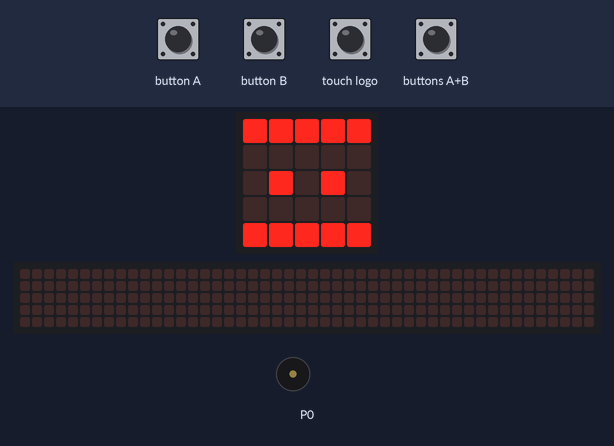
The program below on a simulated BBC micro:bit (MakeCode). Parts: the board's 5×5 LED display, a strip that is not on the board, showing the scrolling text unrolled, buzzer (waves = sounding). The test bench sets the inputs (shaded band). Random numbers come from a fixed seed; the 48×5 strip is a reading aid, not a part: it shows the text the display is scrolling, unrolled, one strip-width of it at a time.

Above: at 1.6 s.
1.7 s: touch logo pressed for 0.15 s
At 2.1 s:
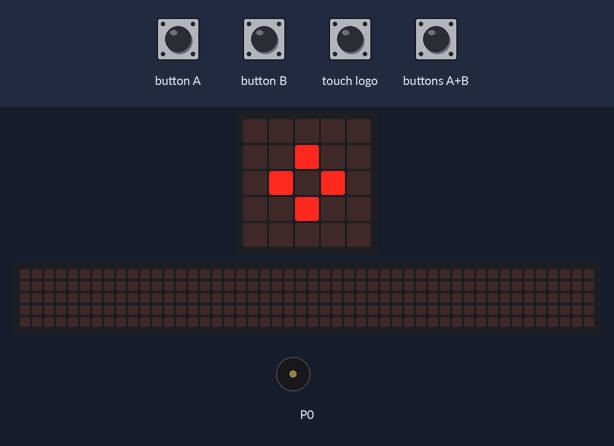
4.5 s: button A pressed for 0.15 s
5.2 s: button B pressed for 0.15 s
At 5.53 s:
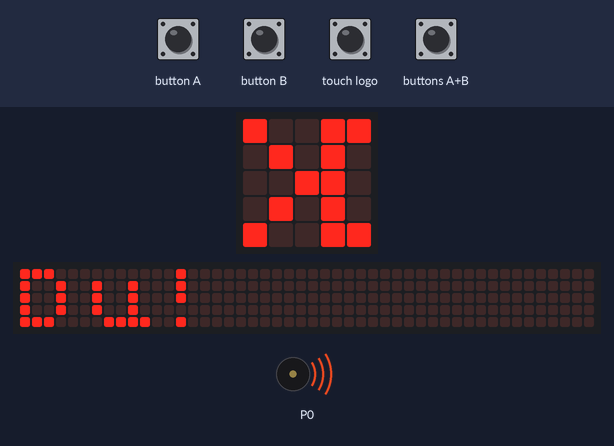
5.9 s: buttons A+B pressed for 0.15 s
At 6.13 s:
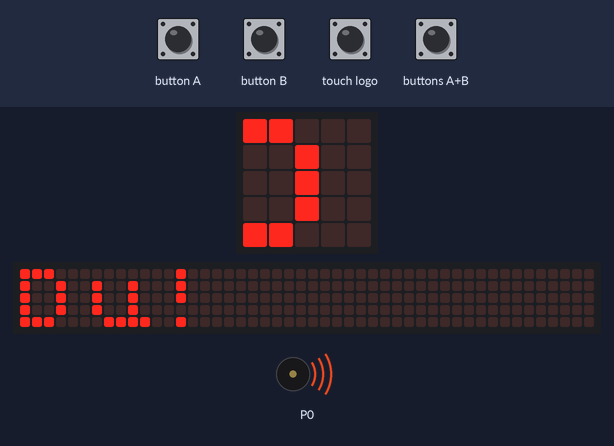
6.6 s: button A pressed for 0.15 s
At 14.4 s:
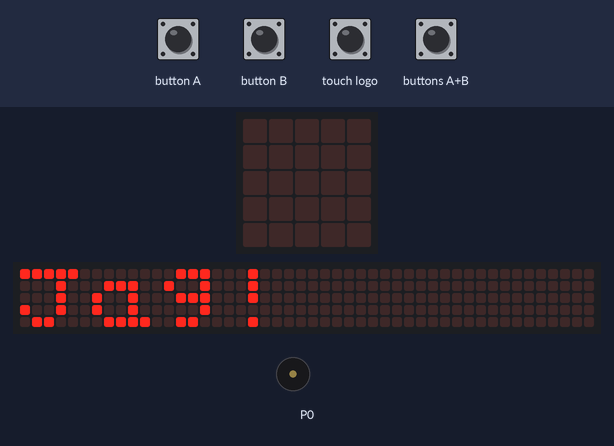
15.5 s: button A pressed for 0.15 s
At 23.9 s:
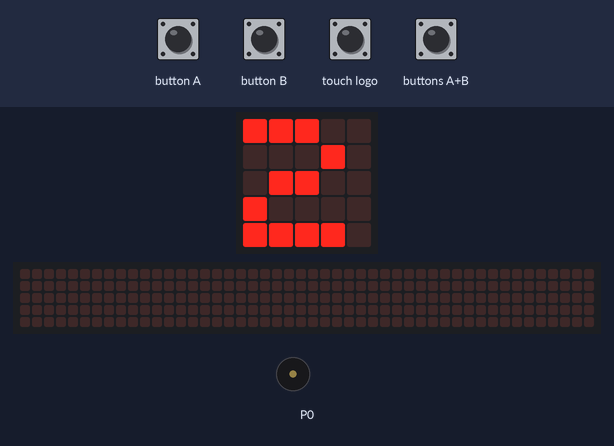
Timing chart, 0 to 25.4 s (numbered marks = the images above; inputs shaded):
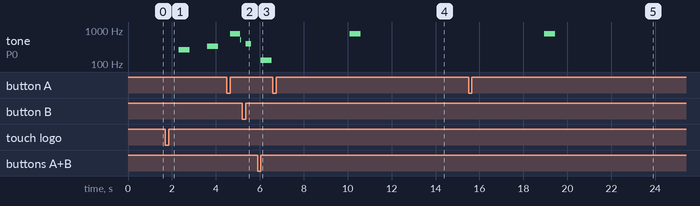

The program:

main.ts
```typescript
input.onButtonPressed(Button.A, function () {
    Poäng_Spelare += 1
    music.playTone(784, music.beat(BeatFraction.Whole))
    basic.showString("Du!")
    basic.showNumber(Poäng_Spelare)
})
function Räkna_ner () {
    basic.showIcon(IconNames.SmallDiamond)
    music.playTone(262, music.beat(BeatFraction.Whole))
    basic.pause(200)
    basic.showIcon(IconNames.Diamond)
    music.playTone(330, music.beat(BeatFraction.Whole))
    basic.pause(1000)
    music.playTone(523, music.beat(BeatFraction.Whole))
}
function Visa_sten_sax_eller_påse () {
    SlumpSiffra = randint(1, 3)
    if (SlumpSiffra == 1) {
        basic.showIcon(IconNames.SmallSquare)
    } else if (SlumpSiffra == 2) {
        basic.showIcon(IconNames.Scissors)
    } else {
        basic.showLeds(`
            . # . # .
            . # . # .
            . # . # .
            . # . # .
            . # # # .
            `)
    }
}
input.onButtonPressed(Button.AB, function () {
    music.playTone(131, music.beat(BeatFraction.Whole))
    Poäng_Microbit = 0
    Poäng_Spelare = 0
    basic.showString("Nytt spel")
})
input.onButtonPressed(Button.B, function () {
    Poäng_Microbit += 1
    music.playTone(392, music.beat(BeatFraction.Whole))
    basic.showString("Jag!")
    basic.showNumber(Poäng_Microbit)
})
function Har_någon_vunnit () {
    if (Poäng_Microbit == 5) {
        music.playMelody("E D G F B C5 - C5 ", 120)
        basic.showString("Jag vann!")
        Poäng_Microbit = 0
        Poäng_Spelare = 0
    }
    if (Poäng_Spelare == 5) {
        music.playMelody("E D G F B C5 - C5 ", 120)
        basic.showString("Du vann!")
        Poäng_Microbit = 0
        Poäng_Spelare = 0
    }
}
let Poäng_Microbit = 0
let SlumpSiffra = 0
let Poäng_Spelare = 0
basic.showLeds(`
    # # # # #
    . . . . .
    . # . # .
    . . . . .
    # # # # #
    `)
basic.forever(function () {
    if (input.logoIsPressed()) {
        Räkna_ner()
        Visa_sten_sax_eller_påse()
    }
    Har_någon_vunnit()
})
```

test.ts
```typescript
// här hamnar tester och detta kompileras inte när det här paketet används som ett tillägg.
```

Measured:
- after the input at 1.7 s, tone on P0: silent → 262 Hz after 0.60 s, → silent 0.50 s later, → 330 Hz 0.81 s later, → silent 0.50 s later; the display: changes at once (image 1)
- after the input at 5.2 s, tone on P0: silent → 392 Hz after 0.15 s, → silent 0.26 s later
- after the input at 5.9 s, tone on P0: silent → 131 Hz after 0.15 s, → silent 0.50 s later
- after the input at 6.6 s, tone on P0: silent → 784 Hz after 3.5 s, → silent 0.50 s later
- after the input at 15.5 s, tone on P0: silent → 784 Hz after 3.5 s, → silent 0.50 s later
- what the display in image 4 shows lasts 0.7 s, from 13.9 s to 14.6 s
